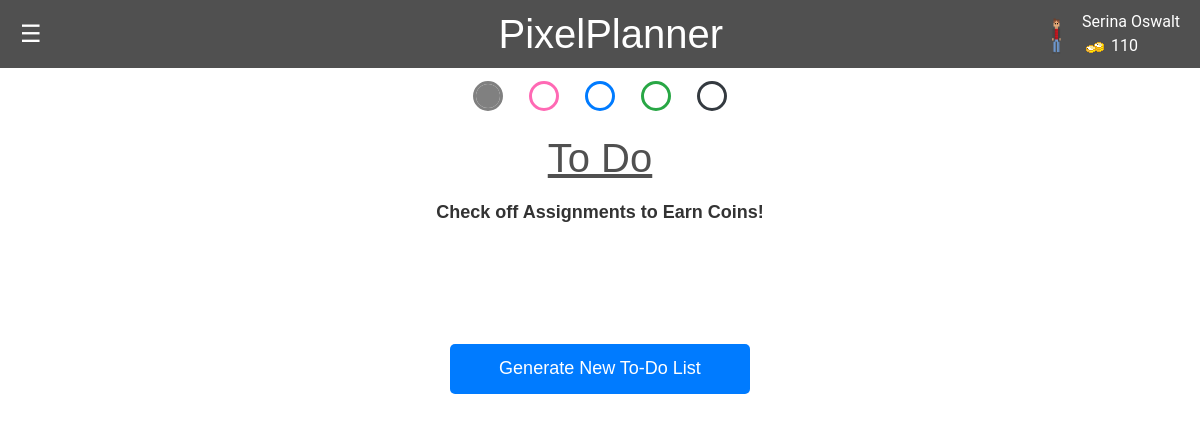
The app's page /todo (signed in), older data.
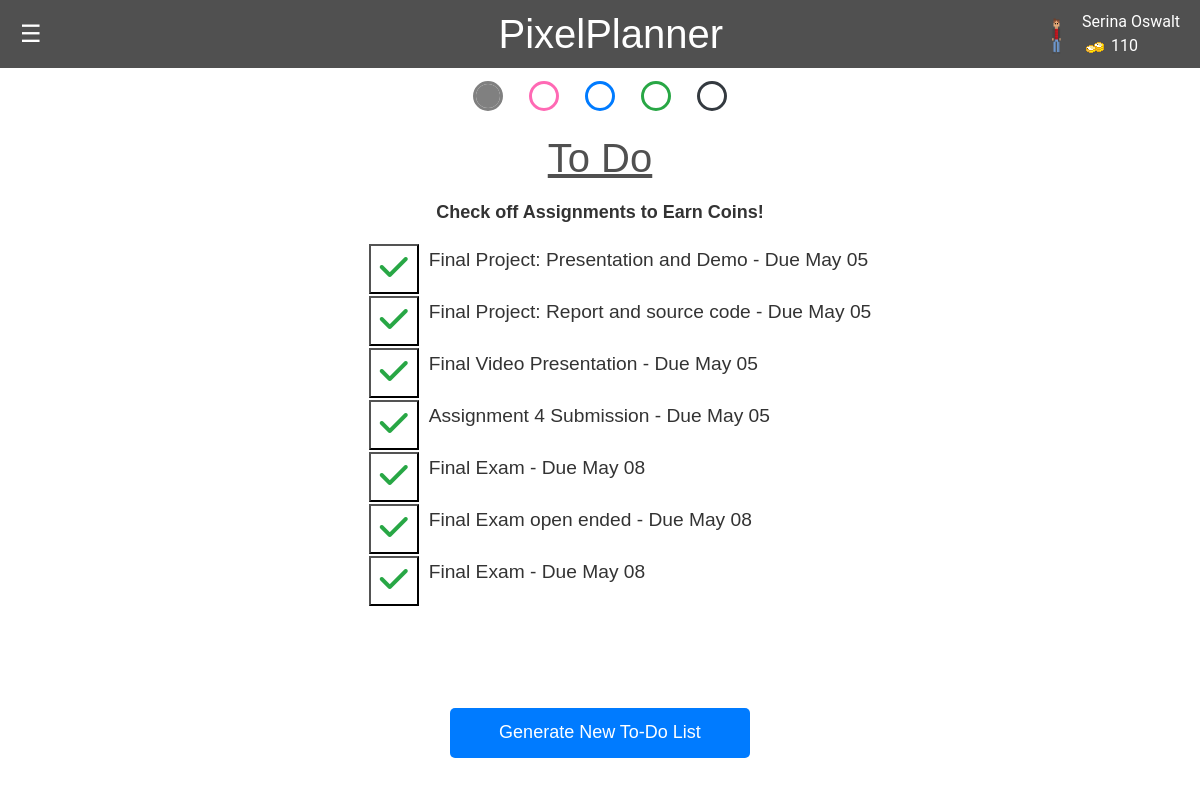
The same page, newer data.
### app.py (models this page shows, shortened)
class User(db.Model):
    id = db.Column(db.Integer, primary_key=True)
    name = db.Column(db.String(100), nullable=False)
    email = db.Column(db.String(100), unique=True)
    password = db.Column(db.String(100))
    canvas_api_key = db.Column(db.String(255))
    course_codes_list = db.Column(db.String(255))
    avatar = db.Column(db.String(255))
    coins = db.Column(db.Integer)
    color_picker_unlocked = db.Column(db.Boolean, default=False)
    user_items = db.relationship('UserItem', backref='user', lazy=True, cascade="all, delete, delete-orphan")

class Todo(db.Model):
    assignmentID = db.Column(db.Integer, primary_key=True)
    assignmentName = db.Column(db.String(255))
    def __repr__(self):
        return self.assignmentName

### app.py (the view)
@app.route('/todo')
def todo():
    if 'email' not in session:
        flash('Please log in to access the dashboard.')
        return redirect(url_for('login'))
    user = User.query.filter_by(email=session['email']).first()
    tasks = Todo.query.all()
    return render_template('todo.html', assignments = tasks, user=user)

### templates/todo.html (shortened to what this page needs)
<!DOCTYPE html>
<html lang="en">
<head>
    <link rel="stylesheet" href="https://cdn.jsdelivr.net/npm/bootstrap@4.6.2/dist/css/bootstrap.min.css">
    <link rel="stylesheet" href="/static/css/styles.css">
    <link rel="stylesheet" href="https://cdnjs.cloudflare.com/ajax/libs/font-awesome/6.2.0/css/all.min.css">
</head>
<header>
    <div class="menu-icon" onmouseover="openNav()" onmouseout="closeNav()">&#9776;</div>
    <h1>PixelPlanner</h1>
    <div class="profile-info">
        <img src="{{ url_for('static', filename='images/' + user.avatar) }}" alt="User Avatar" class="avatar">
        <div class="player-info">
            <span class="player-name">{{session.get('user_name', 'Guest')}}</span>
            <span class="player-coins"><img src="{{ url_for('static', filename='images/coin.png') }}" alt="Coin"> {{
                user.coins }}</span>
        </div>
</header>
{% if user.color_picker_unlocked %}
<form class="color-picker">
    <fieldset>
        <input type="radio" name="theme" id="light" checked>
        <input type="radio" name="theme" id="pink">
        <input type="radio" name="theme" id="blue">
        <input type="radio" name="theme" id="green">
        <input type="radio" name="theme" id="dark">
    </fieldset>
</form>
{% else %}
<p class="locked-feature-notice">Visit the Shop to Unlock Themes</p>
{% endif %}
<body>
    <div class="todoPageContent">
        <h1 class="todoHeader">To Do</h1>
        <h4 class="todoSubheading">Check off Assignments to Earn Coins!</h4>
        <ul class="todoList">
            {% for assignment in assignments %}
                <li class="todoItem"><a href="/delete/{{assignment.assignmentID}}"><button class="checkButton"><i class="fa-solid fa-check"></i></button></a><p>{{ assignment }}</p></li>
            {% endfor %}
        </ul>
        <a href="/generateList"><button class="newListButton">Generate New To-Do List</button></a>
    </div>
</body>
</html>

### static/css/styles.css (style rules this page uses)
body, html { height: 100%; margin: 0; padding: 0; font-family: Arial, sans-serif; background-color: var(--bg-color); color: var(--text-color); }
body, html { margin: 0; padding: 0; font-family: Arial, sans-serif; }
header { display: flex; justify-content: space-between; align-items: center; background-color: var(--notification-text-color); padding: 10px 20px; position: relative; }
header h1 { margin: 0; flex-grow: 1; text-align: center; color: var(--bg-color) }
.menu-icon { cursor: pointer; font-size: 24px; color: var(--bg-color); }
.profile-info { display: flex; align-items: center; position: absolute; top: 10px; right: 20px; font-family: 'Roboto', sans-serif; color: var(--bg-color); }
.avatar { height: 50px; width: auto; border-radius: 50%; }
.player-info { display: flex; flex-direction: column; margin-left: 10px }
body { font-family: Arial, sans-serif; background-color: var(--bg-color); margin: 0; padding: 0; }
.todoPageContent { display: flex; flex-direction: column; align-items: center; }
.todoHeader { margin-bottom: 20px; margin-top: 10px; text-decoration: underline; font-family: Arial, sans-serif; color: var(--todo-header-color); }
.todoSubheading { margin-bottom: 20px; font-size: large; font-weight: bold; }
.todoList { margin-bottom: 100px; }
.todoItem { display: flex; flex-direction: row; align-items: center; font-size: larger; font-family: Arial, sans-serif; margin-bottom:2px; margin-bottom: 2px; }
.checkButton { margin-right: 10px; height: 50px; font-weight: bold; font-size: medium; width:50px; width: 50px; background-color: white; }
.fa-solid { color: #28a745; font-size: xx-large; }
.newListButton { width: 300px; height: 50px; font-size: large; background-color: #007bff; color:white; border:none; color: white; border: none; border-radius: 5px; }
.todoItem { display: flex; flex-direction: row; }
.color-picker>fieldset { border: 0; display: flex; gap: 2rem; width: fit-content; background: fff; padding: 1rem 3rem; margin-inline: auto; border-radius: 0 0 1rem 1rem; }
.color-picker input[type="radio"] { appearance: none; width: 1.5rem; height: 1.5rem; outline: 3px solid var(--radio-color, currentColor); border-radius: 50%; }
.color-picker input[type="radio"]:checked { background: var(--radio-color); }
.color-picker input[type="radio"]#light { --radio-color: gray; }
.color-picker input[type="radio"]#pink { --radio-color: #ff69b4; }
.color-picker input[type="radio"]#blue { --radio-color: #007bff; }
.color-picker input[type="radio"]#green { --radio-color: #28a745; }
.color-picker input[type="radio"]#dark { --radio-color: #343a40; }
:root { --bg-color: #fff; --text-color: #333; --link-color: #007bff; --hover-bg-color: #cccccc; --hover-text-decoration: underline; --notification-text-color: #666; --border-color: #eee; }
:root:has(#light:checked) { --bg-color: #ffffff; --text-color: #333333; --link-color: #1a0dab; --hover-text-decoration: underline; --notification-text-color: #505050; --border-color: #dddddd; --avatar-header: #505050; --background-bg-color: #ffffff; --calendar-bg-color: #ffffff; --todo-header-color: #505050; --toolbar-title-color: #505050; --event-color: #333333; --chat-title-color: #505050; }
a { color: var(--link-color); }

Row changes from the older to the newer data that the page shows:
added Todo: assignmentName "Final Project: Presentation and Demo - Due May 05"
added Todo: assignmentName "Final Project: Report and source code - Due May 05"
added Todo: assignmentName "Final Video Presentation - Due May 05"
added Todo: assignmentName "Assignment 4 Submission - Due May 05"
added Todo: assignmentName "Final Exam - Due May 08"
added Todo: assignmentName "Final Exam open ended - Due May 08"
added Todo: assignmentName "Final Exam - Due May 08"
